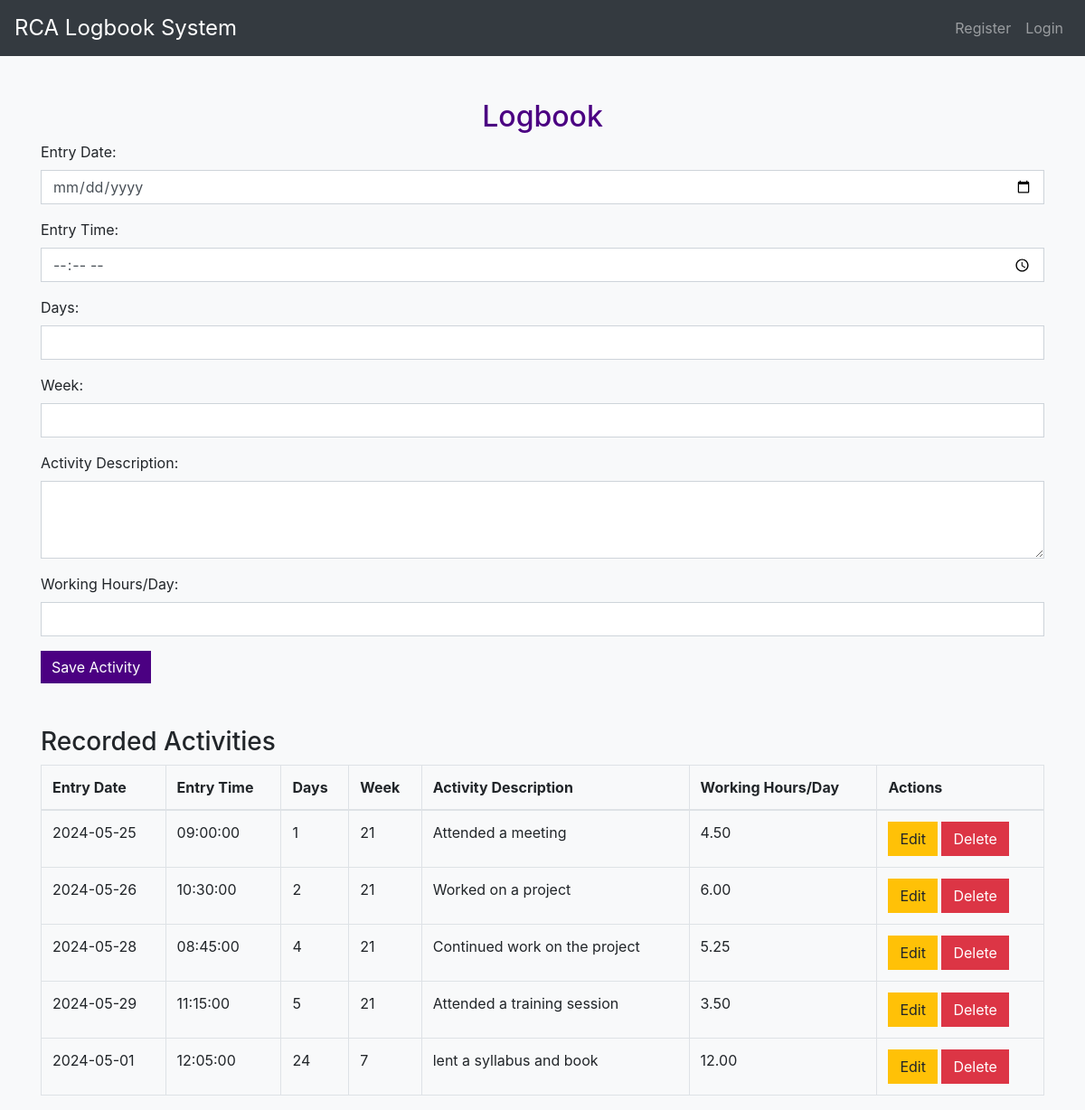
Screenshot of /logbook.php (signed in) with the database file from the repository.
### tables this page shows
CREATE TABLE `logbook_entries` (
  `id` int(11) NOT NULL AUTO_INCREMENT,
  `entry_date` date NOT NULL,
  `entry_time` time NOT NULL,
  `days` int(11) NOT NULL,
  `week` int(11) NOT NULL,
  `activity_description` text NOT NULL,
  `working_hour` decimal(5,2) NOT NULL,
  `created_at` timestamp NOT NULL DEFAULT current_timestamp(),
  PRIMARY KEY (`id`)
);

### logbook.php (the view, shortened to what this page needs)
<?php
include 'includes/db.php';
$logbook_entries = [];
$sql = "SELECT * FROM logbook_entries";
$result = $conn->query($sql);
if ($result->num_rows > 0) {
    while ($row = $result->fetch_assoc()) {
        $logbook_entries[] = $row;
    }
}
?>
<?php include 'templates/header.php'; ?>
<h2 class="text-center">Logbook</h2>
<form action="logbook.php" method="POST">
    <div class="form-group">
        <label for="entry_date">Entry Date:</label>
        <input type="date" class="form-control" id="entry_date" name="entry_date" required>
    </div>
    <div class="form-group">
        <label for="entry_time">Entry Time:</label>
        <input type="time" class="form-control" id="entry_time" name="entry_time" required>
    </div>
    <div class="form-group">
        <label for="days">Days:</label>
        <input type="number" class="form-control" id="days" name="days" required>
    </div>
    <div class="form-group">
        <label for="week">Week:</label>
        <input type="number" class="form-control" id="week" name="week" required>
    </div>
    <div class="form-group">
        <label for="activity_description">Activity Description:</label>
        <textarea class="form-control" id="activity_description" name="activity_description" rows="3" required></textarea>
    </div>
    <div class="form-group">
        <label for="working_hour">Working Hours/Day:</label>
        <input type="number" step="0.01" class="form-control" id="working_hour" name="working_hour" required>
    </div>
    <button type="submit" class="btn btn-primary">Save Activity</button>
</form>
<h3 class="mt-5">Recorded Activities</h3>
<table class="table table-bordered">
    <thead>
        <tr>
            <th>Entry Date</th>
            <th>Entry Time</th>
            <th>Days</th>
            <th>Week</th>
            <th>Activity Description</th>
            <th>Working Hours/Day</th>
            <th>Actions</th>
        </tr>
    </thead>
    <tbody>
        <?php foreach ($logbook_entries as $entry): ?>
        <tr>
            <td><?php echo $entry['entry_date']; ?></td>
            <td><?php echo $entry['entry_time']; ?></td>
            <td><?php echo $entry['days']; ?></td>
            <td><?php echo $entry['week']; ?></td>
            <td><?php echo $entry['activity_description']; ?></td>
            <td><?php echo $entry['working_hour']; ?></td>
            <td>
                <a href="edit_logbook.php?id=<?php echo $entry['id']; ?>" class="btn btn-warning">Edit</a>
                <a href="delete_logbook.php?id=<?php echo $entry['id']; ?>" class="btn btn-danger">Delete</a>
            </td>
        </tr>
        <?php endforeach; ?>
    </tbody>
</table>
<?php include 'templates/footer.php'; ?>

### templates/header.php (shortened to what this page needs)
<!DOCTYPE html>
<html lang="en">
<head>
    <link rel="stylesheet" href="https://maxcdn.bootstrapcdn.com/bootstrap/4.5.2/css/bootstrap.min.css">
    <link rel="stylesheet" href="css/styles.css">
</head>
<body>
    <nav class="navbar navbar-expand-lg navbar-dark bg-dark">
        <a class="navbar-brand" href="#">RCA Logbook System</a>
        <div class="collapse navbar-collapse" id="navbarNav">
            <ul class="navbar-nav ml-auto">
                <li class="nav-item"><a class="nav-link" href="register.php">Register</a></li>
                <li class="nav-item"><a class="nav-link" href="login.php">Login</a></li>
            </ul>
        </div>
    </nav>
    <div class="container mt-5">

### templates/footer.php (shortened to what this page needs)
</div>
</body>
</html>

### css/styles.css (style rules this page uses)
body { background-color: #f8f9fa; }
.navbar-brand { font-size: 1.5em; }
.container { margin-top: 50px; }
h1, h2 { color: #4b0082; }
.form-control, .btn { border-radius: 0; }
.btn-primary { background-color: #4b0082; border: none; }

### rows the page displays
logbook_entries: entry_date "2024-05-25", entry_time "09:00:00", days "1", week "21", activity_description "Attended a meeting", working_hour "4.50"
logbook_entries: entry_date "2024-05-26", entry_time "10:30:00", days "2", week "21", activity_description "Worked on a project", working_hour "6.00"
logbook_entries: entry_date "2024-05-28", entry_time "08:45:00", days "4", week "21", activity_description "Continued work on the project", working_hour "5.25"
logbook_entries: entry_date "2024-05-29", entry_time "11:15:00", days "5", week "21", activity_description "Attended a training session", working_hour "3.50"
logbook_entries: entry_date "2024-05-01", entry_time "12:05:00", days "24", week "7", activity_description "lent a syllabus and book", working_hour "12.00"
